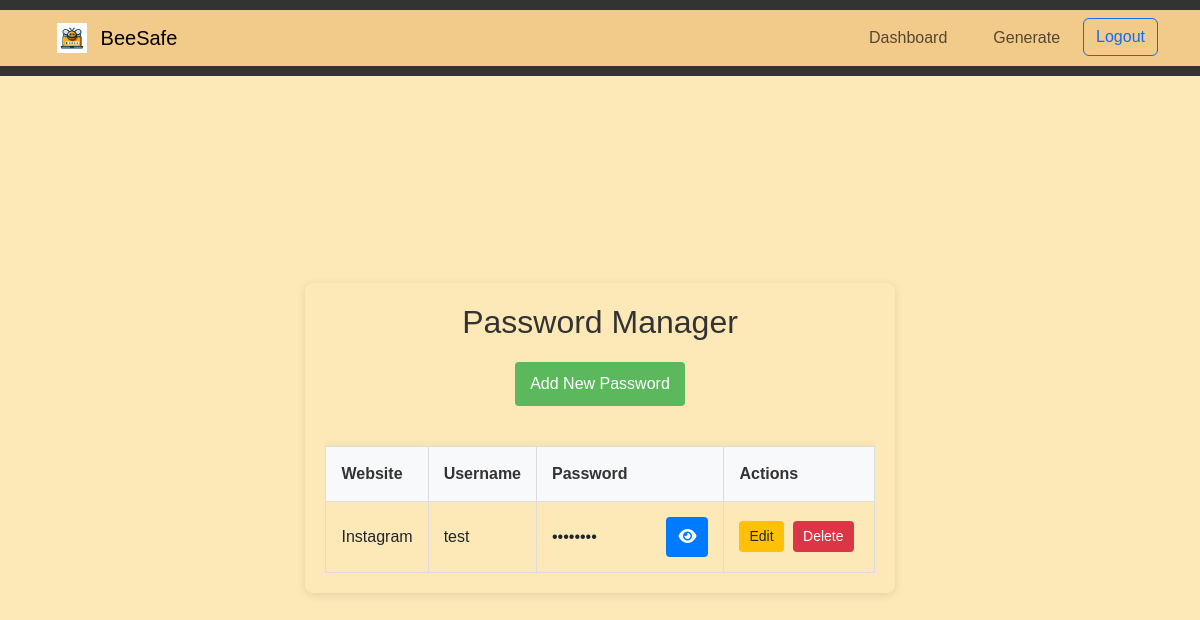
The page /users/dashboard/ (signed in) on the database as committed earlier.
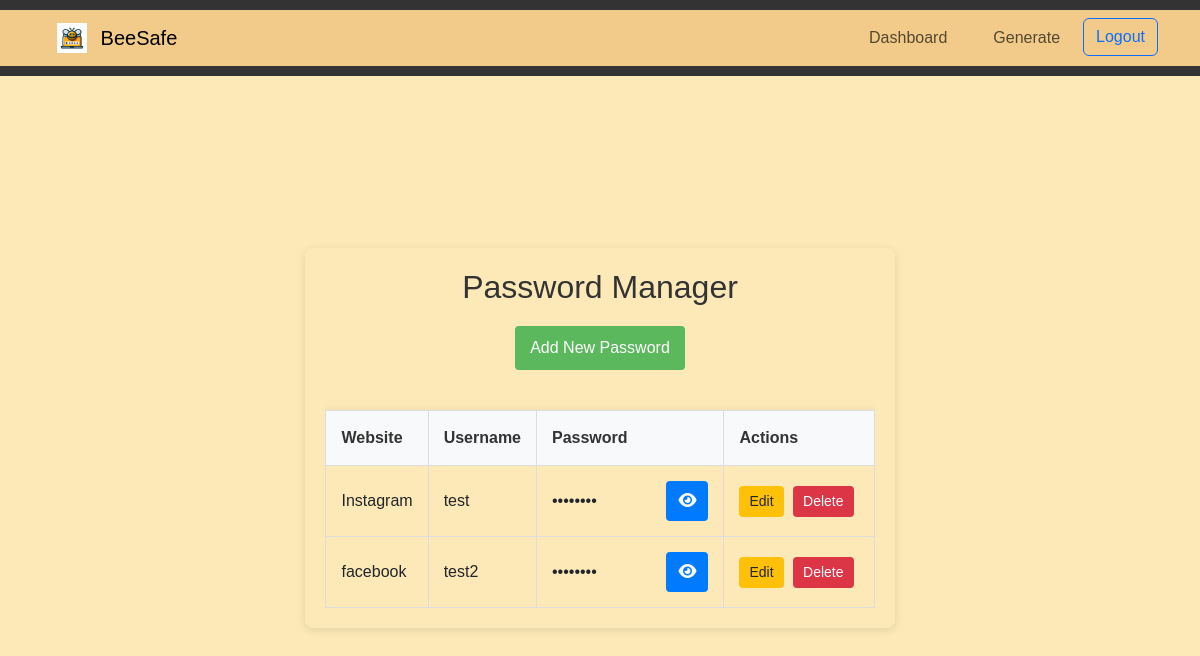
The same page on the database as committed later.
### users/models.py (models this page shows, shortened)
class Password(models.Model):
    user = models.ForeignKey(User, on_delete=models.CASCADE, related_name='password_entries')  # Add related_name
    service_name = models.CharField(max_length=100)
    service_url = models.URLField(blank=True, null=True)  # Optional field
    username = models.CharField(max_length=100)
    password = models.CharField(max_length=100)
    created_at = models.DateTimeField(auto_now_add=True)
    updated_at = models.DateTimeField(auto_now=True)

### users/views.py (the view)
# urls.py: path('dashboard/', views.dashboard, name='dashboard'),
@login_required
def dashboard(request):
    passwords = Password.objects.filter(user=request.user)
    return render(request, 'users/dashboard.html', {'passwords': passwords})

### users/templates/users/dashboard.html (shortened to what this page needs)
{% extends 'base_generic.html' %}
{% load static %}
{% block extra_css %}
<link rel="stylesheet" href="{% static 'css/dashboard.css' %}">
<link rel="stylesheet" href="https://cdnjs.cloudflare.com/ajax/libs/font-awesome/6.0.0-beta3/css/all.min.css">
{% endblock %}
{% block content %}
<div class="dashboard-container">
  <h2>Password Manager</h2>
  <a href="{% url 'add_password' %}" class="add-password-btn">Add New Password</a>
  {% if passwords %}
    <div class="table-responsive">
      <table class="password-table">
        <thead>
          <tr>
            <th>Website</th>
            <th>Username</th>
            <th>Password</th>
            <th>Actions</th>
          </tr>
        </thead>
        <tbody>
          {% for password in passwords %}
            <tr>
              <td>{{ password.service_name }}</td>
              <td>{{ password.username }}</td>
              <td class="password-cell">
                <span class="password-mask">••••••••</span>
                <button class="toggle-password">
                  <i class="fas fa-eye"></i>
                </button>
              </td>
              <td class="actions-cell">
                <a href="{% url 'edit_password' password.id %}" class="edit-btn">Edit</a>
                <a href="{% url 'delete_password' password.id %}" class="delete-btn">Delete</a>
              </td>
            </tr>
          {% endfor %}
        </tbody>
      </table>
    </div>
  {% else %}
    <p class="no-passwords">No passwords added yet. Click "Add New Password" to get started!</p>
  {% endif %}
</div>
{% endblock %}

### users/templates/base_generic.html (shortened to what this page needs)
{% load static %}
<!DOCTYPE html>
<html lang="en">
<head>
    <link href="https://cdn.jsdelivr.net/npm/bootstrap@5.3.0-alpha1/dist/css/bootstrap.min.css" rel="stylesheet">
    <link rel="stylesheet" href="{% static 'css/style.css' %}">
    {% block extra_css %}
    {% endblock %}
</head>
<body>
    <header>
        <nav class="navbar navbar-expand-lg custom-navbar">
            <div class="container">
                <a class="navbar-brand" href="{% url 'home' %}">
                    <img src="{% static 'images/Logo.jpeg' %}" alt="BeeSafe Logo" height="30" class="d-inline-block align-top me-2">
                    BeeSafe
                </a>
                <div class="collapse navbar-collapse justify-content-end" id="navbarNav">
                    <ul class="navbar-nav">
                        {% if user.is_authenticated %}
                            <li class="nav-item">
                                <a class="nav-link" href="{% url 'dashboard' %}">Dashboard</a>
                            </li>
                            <li class="nav-item">
                                <a class="nav-link" href="{% url 'generate_password' %}">Generate</a>
                            </li>
                            <li class="nav-item">
                                <form method="POST" action="{% url 'logout' %}">
                                    <button type="submit" class="btn btn-outline-primary">Logout</button>
                                </form>
                            </li>
                        {% endif %}
                    </ul>
                </div>
            </div>
        </nav>
    </header>
    <main>
        {% block content %}
        {% endblock %}
    </main>
</body>
</html>

### static/css/style.css (style rules this page uses)
body { font-family: Arial, sans-serif; margin: 0; padding: 0; background-color: #fce9b7; display: flex; flex-direction: column; min-height: 100vh; }
header { background-color: #333; color: #fce9b7; padding: 10px 0; text-align: center; }
nav { display: flex; justify-content: center; }
nav a { color: #f2cb8a; margin: 0 15px; text-decoration: none; }
main { flex: 1; display: flex; justify-content: center; align-items: center; padding: 20px; }
div { text-align: center; }
.custom-navbar { background-color: #f2cb8a ; }

### static/css/dashboard.css (style rules this page uses)
.dashboard-container { margin: 0 auto; padding: 20px; background-color: #fce9b7; border-radius: 8px; box-shadow: 0 2px 10px rgba(0, 0, 0, 0.1); }
h2 { color: #333; margin-bottom: 20px; }
.add-password-btn { display: inline-block; background-color: #5cb85c; color: white; padding: 10px 15px; text-decoration: none; border-radius: 4px; margin-bottom: 20px; transition: background-color 0.3s ease; }
.table-responsive { overflow-x: auto; }
.password-table { border-collapse: collapse; width: 100%; margin-top: 20px; border: 1px solid #ddd; border-spacing: 0; box-shadow: 0 2px 10px rgba(0, 0, 0, 0.1); }
.password-table th, .password-table td { padding: 15px; text-align: left; border: 1px solid #ddd; }
.password-table th { background-color: #f8f9fa; font-weight: bold; color: #333; }
.password-cell { position: relative; }
.password-mask, .password-text { display: inline-block; width: 100px; }
.toggle-password { background-color: #007bff; color: white; border: none; padding: 8px 12px; border-radius: 4px; cursor: pointer; font-size: 16px; margin-left: 10px; transition: background-color 0.3s ease; }
.actions-cell { white-space: nowrap; }
.edit-btn, .delete-btn { display: inline-block; padding: 5px 10px; margin-right: 5px; text-decoration: none; border-radius: 4px; font-size: 14px; }
.edit-btn { background-color: #ffc107; color: #212529; }
.delete-btn { background-color: #dc3545; color: white; }

Rows that differ between the two databases and show on the page:
added Password: service_name "facebook", username "test2"
